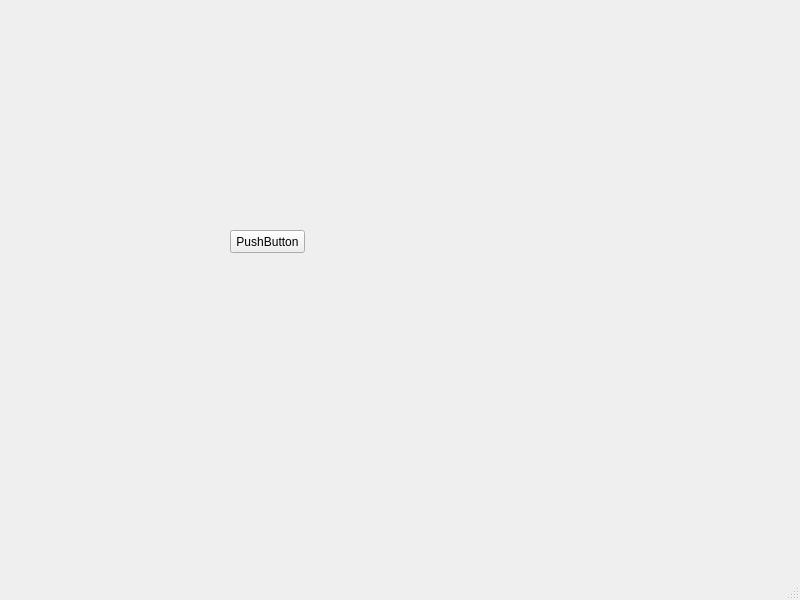
<?xml version="1.0" encoding="UTF-8"?>
<ui version="4.0">
 <class>TestTimeer</class>
 <widget class="QMainWindow" name="TestTimeer">
  <property name="geometry">
   <rect>
    <x>0</x>
    <y>0</y>
    <width>800</width>
    <height>600</height>
   </rect>
  </property>
  <property name="windowTitle">
   <string>MainWindow</string>
  </property>
  <widget class="QWidget" name="centralwidget">
   <widget class="QPushButton" name="pushButton">
    <property name="geometry">
     <rect>
      <x>230</x>
      <y>230</y>
      <width>75</width>
      <height>23</height>
     </rect>
    </property>
    <property name="text">
     <string>PushButton</string>
    </property>
   </widget>
  </widget>
  <widget class="QMenuBar" name="menubar">
   <property name="geometry">
    <rect>
     <x>0</x>
     <y>0</y>
     <width>800</width>
     <height>23</height>
    </rect>
   </property>
  </widget>
  <widget class="QStatusBar" name="statusbar"/>
 </widget>
 <resources/>
 <connections/>
</ui>
